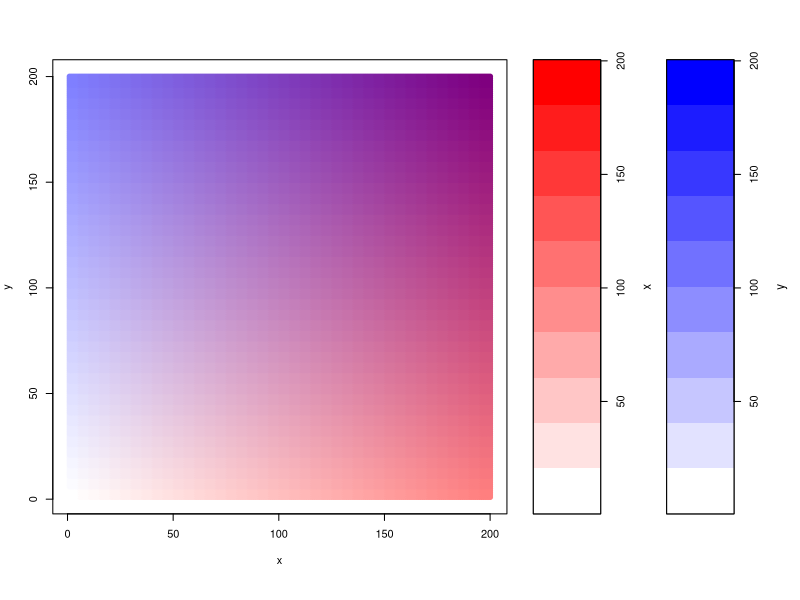

Recreate this plot in R.
#required function 'val2col' from: http://www.menugget.blogspot.de/2011/09/converting-values-to-color-levels.html

val2col<-function(z, zlim, col = heat.colors(12), breaks){
  if(!missing(breaks)){
    if(length(breaks) != (length(col)+1)){stop("must have one more break than colour")}
  }
  if(missing(breaks) & !missing(zlim)){
    zlim[2] <- zlim[2]+c(zlim[2]-zlim[1])*(1E-3)#adds a bit to the range in both directions
    zlim[1] <- zlim[1]-c(zlim[2]-zlim[1])*(1E-3)
    breaks <- seq(zlim[1], zlim[2], length.out=(length(col)+1)) 
  }
  if(missing(breaks) & missing(zlim)){
    zlim <- range(z, na.rm=TRUE)
    zlim[2] <- zlim[2]+c(zlim[2]-zlim[1])*(1E-3)#adds a bit to the range in both directions
    zlim[1] <- zlim[1]-c(zlim[2]-zlim[1])*(1E-3)
    breaks <- seq(zlim[1], zlim[2], length.out=(length(col)+1))
  }
  colorlevels <- col[((as.vector(z)-breaks[1])/(range(breaks)[2]-range(breaks)[1]))*(length(breaks)-1)+1] # assign colors to heights for each point
  colorlevels
}


#data
x <- seq(200)
y <- seq(200)
grd <- expand.grid(x=x,y=y)

#assign colors to grd levels
pal1 <- colorRampPalette(c("white", rgb(1,0,0)), space = "rgb")
col1 <- val2col(x, col=pal1(40))
pal2 <- colorRampPalette(c("white", rgb(0,0,1)), space = "rgb")
col2 <- val2col(y, col=pal2(40))
col3 <- NA*seq(nrow(grd))
for(i in seq(nrow(grd))){
  xpos <- grd$x[i]
  ypos <- grd$y[i]
  coltmp <- (col2rgb(col1[xpos])/2) + (col2rgb(col2[ypos])/2)
  col3[i] <- rgb(coltmp[1], coltmp[2], coltmp[3], maxColorValue = 255)
}

#plot
# png("//file/UsersY$/yzh215/Home/Desktop/InteractiveMap/2_color_scales_test.png", width=6, height=4, units="in", res=200)
plot.new()
layout(matrix(c(1,2,3), nrow=1, ncol=3), widths=c(4,1,1), heights=4, respect=T)
par(mar=c(4,4,2,2))
plot(grd,col=col3, pch=19)
par(mar=c(4,0,2,5))
image(x=1, y=x, z=t(as.matrix(x)), col=pal1(10), xaxt="n", yaxt="n", xlab="", ylab="")
box()
axis(4)
mtext("x", side=4, line=3, cex=0.7)
par(mar=c(4,0,2,5))
image(x=1, y=y, z=t(as.matrix(y)), col=pal2(10), xaxt="n", yaxt="n", xlab="", ylab="")
box()
axis(4)
mtext("y", side=4, line=3, cex=0.7)
# dev.off()